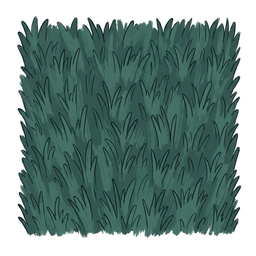
#> input picture assets/ground/ground_grass.png, 256 x 256 px
$ python bake_map_ground.py
#> lines starting #> are read from the running program, lines starting #| are printed output that depends on the picture
#!/usr/bin/env python3
# -*- coding: utf-8 -*-
"""把草地 + 土路 + 边缘压暗烘焙成一张整图地面（960x576）。

输入：assets/ground/ground_grass.png、ground_path.png（各 256x256 可平铺源）
      data/map.json 的 paths 段（[[格x, 格y, 宽, 高], ...]，单位=格）
输出：assets/ground/map_ground.png

为什么烘焙成整图而不是运行时拼贴图：
运行时逐格拼贴图会在每条路边缘露出 32px 的方块接缝；烘焙成一张图则完全无缝，
而且能把"边缘压暗"和路面毛边一起做进同一张贴图。

用法：python tools/bake_map_ground.py
"""
import json
import math
import os
import random

from PIL import Image, ImageDraw, ImageFilter

ROOT = os.path.dirname(os.path.dirname(os.path.abspath(__file__)))
TILE = 32
MAP_W, MAP_H = 30 * TILE, 18 * TILE
EDGE = 24          # 边缘压暗宽度（px）
EDGE_DARK = 0.35   # 边缘最暗处亮度系数


def tile_uniformity(src):
    """贴图的亮度离散度（标准差 / 255）。0 = 完全均匀，越大越花。"""
    hist = src.convert("L").histogram()
    total = sum(hist)
    mean = sum(i * h for i, h in enumerate(hist)) / float(total)
    var = sum(h * (i - mean) ** 2 for i, h in enumerate(hist)) / float(total)
    return math.sqrt(var) / 255.0


def median_color(src):
    """各通道取中位数（比均值抗"局部大亮区"干扰）。"""
    r = sorted(p[0] for p in src.convert("RGB").getdata())
    g = sorted(p[1] for p in src.convert("RGB").getdata())
    b = sorted(p[2] for p in src.convert("RGB").getdata())
    n = len(r)
    return (r[n // 2], g[n // 2], b[n // 2])


def _lighten(c, k):
    return tuple(min(255, int(v + (255 - v) * k)) for v in c)


def procedural_grass(size, base):
    """程序化夜草地：多层草叶笔触。

    每个笔触在 9 个环绕位置各画一次（-size/0/+size），所以跨边的笔触会在对边
    续上 → 平铺时没有接缝。
    """
    random.seed(20261105)
    im = Image.new("RGB", (size, size), base)
    d = ImageDraw.Draw(im)
    layers = [
        (1100, _lighten(base, 0.10), 7),
        (700, _lighten(base, 0.05), 5),
        (300, _lighten(base, 0.20), 9),
        (220, _lighten(base, -0.35), 6),
    ]
    for count, color, length in layers:
        for _ in range(count):
            x = random.randrange(size)
            y = random.randrange(size)
            ang = random.uniform(-0.7, 0.7) - math.pi / 2
            dx = math.cos(ang) * length
            dy = math.sin(ang) * length
            for ox in (-size, 0, size):
                for oy in (-size, 0, size):
                    d.line((x + ox, y + oy, x + ox + dx, y + oy + dy), fill=color, width=1)
    return im


def strip_outliers(src, tol=48):
    """把离中位色太远的像素替换成中位色。

    AI 常把"白背景 / 高光块"一起画进贴图，平铺后路面会出现白洞。
    这里把离中位色过远的像素抹平，保留同色系的纹理细节。
    """
    med = median_color(src)
    out = src.copy()
    px = out.load()
    w, h = src.size
    limit = tol * 3
    for y in range(h):
        for x in range(w):
            r, g, b = px[x, y]
            if abs(r - med[0]) + abs(g - med[1]) + abs(b - med[2]) > limit:
                px[x, y] = med
    return out


def make_seamless(src):
    """把一张图变成近似无缝的可平铺纹理（offset + 羽化混合）。

    AI 生成的"seamless tile"通常并不真的无缝，直接平铺会出现网格状接缝。
    这里把图四分后错位拼接，再用羽化蒙版在十字接缝处把两张图混合回去，
    接缝就被抹平了。
    """
    w, h = src.size
    qw, qh = w // 2, h // 2
    out = Image.new("RGB", (w, h))
    out.paste(src.crop((qw, 0, w, qh)), (0, 0))
    out.paste(src.crop((0, 0, qw, qh)), (qw, 0))
    out.paste(src.crop((0, qh, w, h)), (0, qh))
    out.paste(src.crop((qw, qh, w, h)), (qw, qh))
    mask = Image.new("L", (w, h), 0)
    md = ImageDraw.Draw(mask)
    md.rectangle((qw - 18, 0, qw + 18, h), fill=255)
    md.rectangle((0, qh - 18, w, qh + 18), fill=255)
    mask = mask.filter(ImageFilter.GaussianBlur(14))
    return Image.composite(out, src, mask)


def tile_fill(src, w, h):
    """把 256x256 的可平铺源铺成 w×h（边缘裁切）。"""
    out = Image.new("RGB", (w, h))
    sw, sh = src.size
    for oy in range(0, h, sh):
        for ox in range(0, w, sw):
            out.paste(src.crop((0, 0, min(sw, w - ox), min(sh, h - oy))), (ox, oy))
    return out


def road_mask(paths):
    """路面蒙版：矩形路面 + 模糊 + 只在**边缘带**用噪声啃出不规则毛边。"""
    mask = Image.new("L", (MAP_W, MAP_H), 0)
    md = ImageDraw.Draw(mask)
    for seg in paths:
        gx, gy, gw, gh = seg
        md.rounded_rectangle((gx * TILE, gy * TILE, (gx + gw) * TILE, (gy + gh) * TILE),
                             radius=8, fill=255)
    mask = mask.filter(ImageFilter.GaussianBlur(2.0))
    noise = Image.effect_noise((MAP_W, MAP_H), 28).convert("L")
    mdata = list(mask.getdata())
    ndata = list(noise.getdata())
    out_data = bytearray(len(mdata))
    for i, m in enumerate(mdata):
        if m <= 38:
            out_data[i] = 0          # 路面之外
        elif m >= 217:
            out_data[i] = 255        # 路面之内，保持完整
        else:
            out_data[i] = 255 if ndata[i] > 130 else 0   # 边缘带：噪声啃出毛边
    return Image.frombytes("L", (MAP_W, MAP_H), bytes(out_data))


def vignette():
    """越靠边越暗的蒙版（255 = 保留原图，0 = 全暗）。"""
    vign = Image.new("L", (MAP_W, MAP_H))
    vp = vign.load()
    for y in range(MAP_H):
        for x in range(MAP_W):
            d = min(x, y, MAP_W - 1 - x, MAP_H - 1 - y)
            t = min(1.0, d / float(EDGE))
            vp[x, y] = int(255 * (EDGE_DARK + (1.0 - EDGE_DARK) * t))
    return vign.filter(ImageFilter.GaussianBlur(3))


def main():
    grass_src = Image.open(
        os.path.join(ROOT, "assets", "ground", "ground_grass.png")).convert("RGB")
#> grass_src is the input picture: PIL image 256x256 RGB; mean R, G, B 117.1, 141.8, 137.1
    path_src = Image.open(
        os.path.join(ROOT, "assets", "ground", "ground_path.png")).convert("RGB")
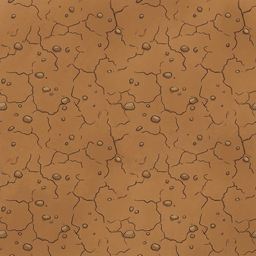
#> input picture assets/ground/ground_path.png, 256 x 256 px
#> path_src is the input picture: PIL image 256x256 RGB; mean R, G, B 161.3, 111.3, 66.6

    # AI 未必给得出"均匀可平铺"的草地（可能带大块亮区）。这里量一下离散度，
    # 不合格就退回程序化草地（用 AI 图的中位色当底色，保留它的色调）。
    u = tile_uniformity(grass_src)
#> in tile_uniformity, `hist = src.convert("L").histogram()`: hist = 256 values, max 17928 at index 255, min 0 at index 0, mean 256
#> in tile_uniformity, `total = sum(hist)`: total = 65536
#> in tile_uniformity, `mean = sum(i * h for i, h in enumerate(hist)) / float(total)`: mean = 133.9
#> in tile_uniformity, `var = sum(h * (i - mean) ** 2 for i, h in enumerate(hist)) / float(tot..`: var = 6609
#> u = 0.319
    if u > 0.12:
        base = median_color(grass_src)
#> in median_color, `r = sorted(p[0] for p in src.convert("RGB").getdata())`: r = 65536 items
#> in median_color, `n = len(r)`: n = 65536
#> base = (65, 105, 97)
        grass = procedural_grass(256, base)
#> in procedural_grass, `im = Image.new("RGB", (size, size), base)`:
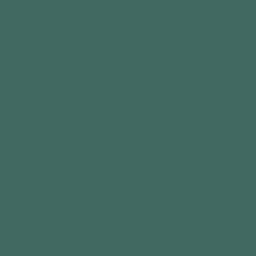
#> im: PIL image 256x256 RGB; mean R, G, B 65, 105, 97
#> in procedural_grass, `layers = [ (1100, _lighten(base, 0.10), 7), (700, _lighten(base, 0.05)..`: layers = [(1100, (84, 120, 112), 7), (700, (74, 112, 104), 5), (300, (103, 135, 128), 9), (220, (-1, 52, 41), 6)]
#> the loop in procedural_grass, `for count, color, length in layers:` made 4 passes
#> (count, color, length) on passes 1 to 4: (1100, (84, 120, 112), 7), (700, (74, 112, 104), 5), (300, (103, 135, 128), 9), (220, (-1, 52, 41), 6)
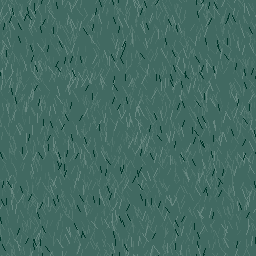
#> grass: PIL image 256x256 RGB; mean R, G, B 67.7, 107.1, 99
        print("草地贴图离散度 %.3f 过高 → 改用程序化草地（底色 %s）" % (u, str(base)))
#| 草地贴图离散度 0.319 过高 → 改用程序化草地（底色 (65, 105, 97)）
    else:
        grass = make_seamless(grass_src)
        print("草地贴图离散度 %.3f 可用 → 去接缝后平铺" % u)

    path_tex = make_seamless(strip_outliers(path_src))
#> in strip_outliers, `med = median_color(src)`: med = (166, 115, 68)
#> in make_seamless, `w, h = src.size`: w = 256
#> in make_seamless, `qw, qh = w // 2, h // 2`: qw = 128
#> in make_seamless, `out = Image.new("RGB", (w, h))`: out: PIL image 256x256 RGB; every value is 0
#> in make_seamless, `out.paste(src.crop((qw, 0, w, qh)), (0, 0))`:
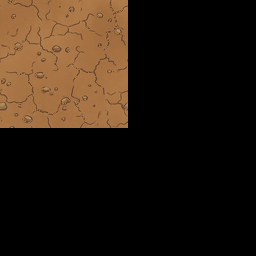
#> out: PIL image 256x256 RGB; mean R, G, B 40.8, 28.2, 16.9
#> in make_seamless, `out.paste(src.crop((0, 0, qw, qh)), (qw, 0))`:
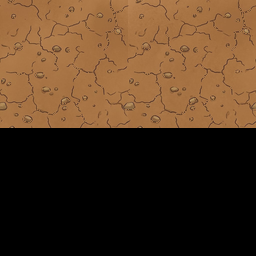
#> out: PIL image 256x256 RGB; mean R, G, B 81.3, 56.2, 33.7
#> in make_seamless, `mask = Image.new("L", (w, h), 0)`: mask: PIL image 256x256 L; every value is 0
#> in make_seamless, `mask = mask.filter(ImageFilter.GaussianBlur(14))`:
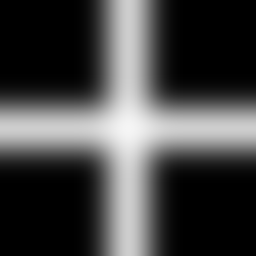
#> mask: PIL image 256x256 L; min 0, max 245, mean 68.4
#> (the run stopped early here; a loop or call above may not have finished)
